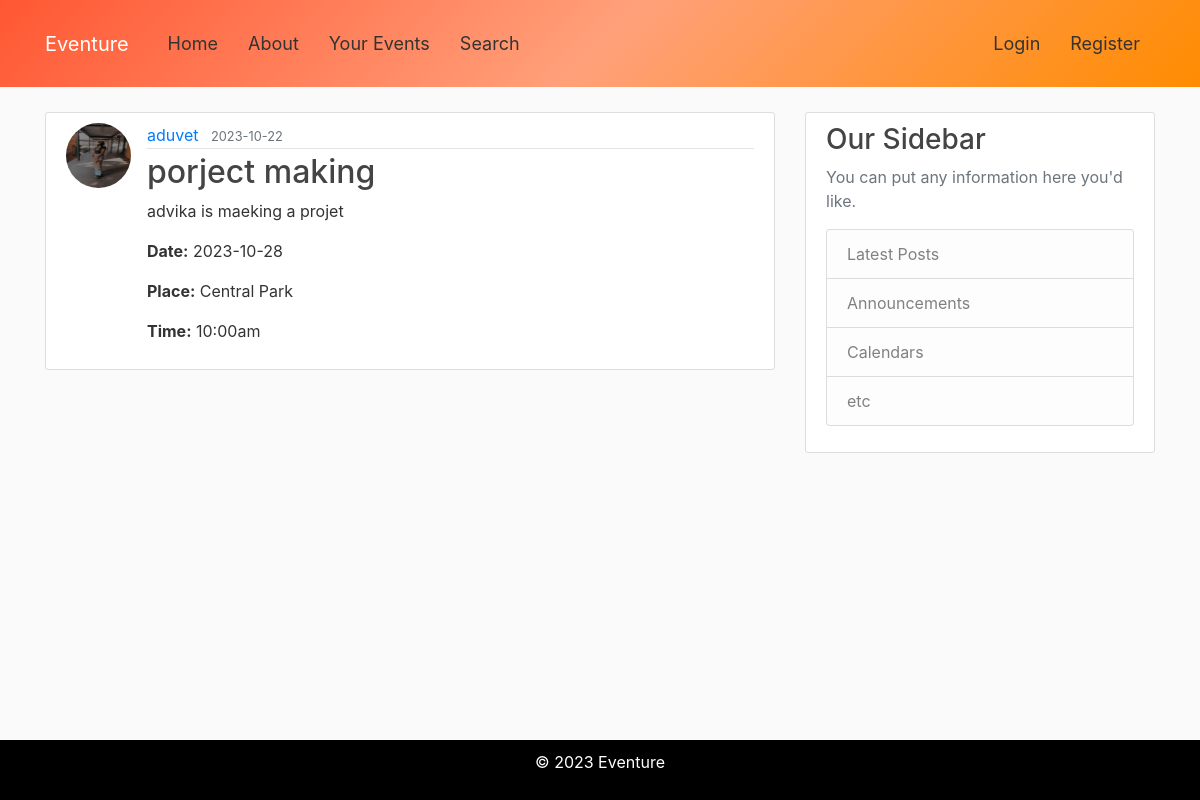
The page /post/5 on the database its author committed.
### flaskBlog/models.py (models this page shows, shortened)
class User(db.Model, UserMixin):
    id = db.Column(db.Integer, primary_key = True)
    username = db.Column(db.String(20), unique=True, nullable = False)
    email = db.Column(db.String(120), unique=True, nullable = False)
    image_file = db.Column(db.String(20), nullable = False, default='default.jpg')
    password = db.Column(db.String(60), nullable = False)
    posts = db.relationship('Post',backref='author',lazy=True)

class Post(db.Model):
    id = db.Column(db.Integer, primary_key=True)
    title = db.Column(db.String(100), nullable=False)
    date_posted = db.Column(db.DateTime, nullable=False, default=datetime.utcnow)
    content = db.Column(db.Text, nullable=False)
    user_id = db.Column(db.Integer, db.ForeignKey('user.id'), nullable=False)
    rsvps = db.relationship('RSVP', backref='post', lazy=True, cascade='all, delete-orphan')
    time = db.Column(db.String(10), nullable=True)  # Optional time field
    place = db.Column(db.String(100), nullable=True)  # Optional place field
    date = db.Column(db.Date, nullable=True)  # Optional date field

### flaskBlog/routes.py (the view, shortened to what this page needs)
@app.route("/post/<int:post_id>", methods=['GET', 'POST'])
def post(post_id):
    post = Post.query.get_or_404(post_id)
    rsvp_form = RSVPForm()
    rsvp_count = RSVP.query.filter_by(post_id=post_id).count()
    return render_template('post.html', title=post.title, post=post, rsvp_form=rsvp_form, rsvp_count=rsvp_count)

### flaskBlog/templates/post.html (shortened to what this page needs)
{% extends "layout.html" %}
{% block content %}
<article class="media content-section">
    <img class="rounded-circle article-img"
        src="{{url_for('static', filename = 'profile_pics/' + post.author.image_file ) }} " alt="">
    <div class="media-body">
        <div class="article-metadata">
            <a class="mr-2" href="#">{{ post.author.username }}</a>
            <small class="text-muted">{{ post.date_posted.strftime('%Y-%m-%d') }}</small>
        </div>
        <h2 class = "article-title">{{ post.title }}</h2>
        <p class="article-content">{{ post.content }}</p>
        <p class="">
          <strong>Date:</strong> {{ post.date }}
        </p>
        <p class="">
            <strong>Place:</strong> {{ post.place }}
        </p>
        <p class="">
            <strong>Time:</strong> {{ post.time }}
        </p>
    </div>
</article>
{% endblock content%}

### flaskBlog/static/main.css (style rules this page uses)
body { background: #fafafa; color: #333333; margin-top: 7rem; padding-bottom: 60px; }
h1, h2, h3, h4, h5, h6 { color: #444444; }
.content-section { background: #ffffff; padding: 10px 20px; border: 1px solid #dddddd; border-radius: 3px; margin-bottom: 20px; }
.article-title { color: #444444; }
.article-content { white-space: pre-line; }
.article-img { height: 65px; width: 65px; margin-right: 16px; }
.article-metadata { padding-bottom: 1px; margin-bottom: 4px; border-bottom: 1px solid #e3e3e3 }

### rows shown on the page
User: image_file (picture), author.username "aduvet"
Post: date_posted "2023-10-22", title "porject making", content "advika is maeking a projet", date "2023-10-28", place "Central Park", time "10:00am"
